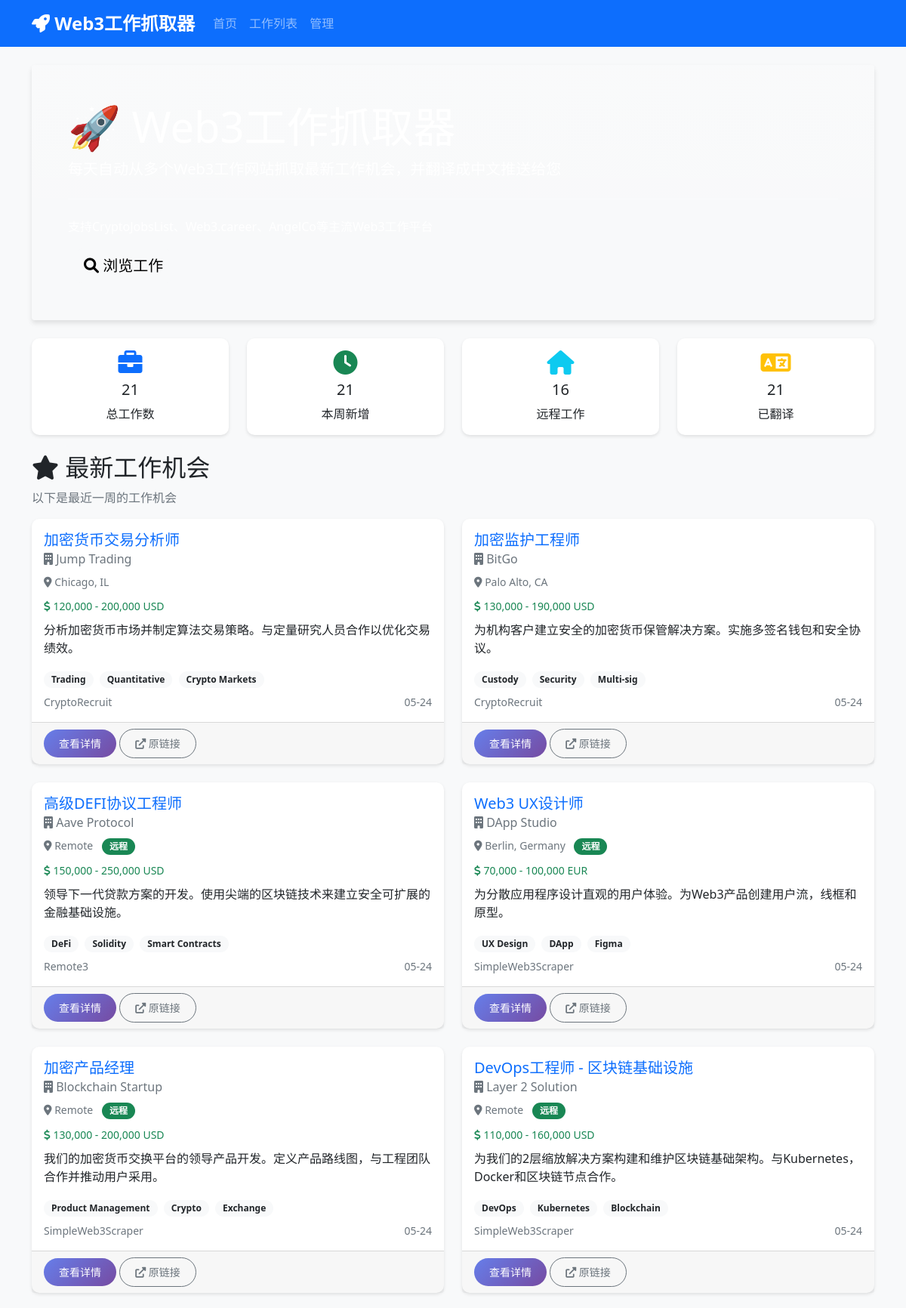
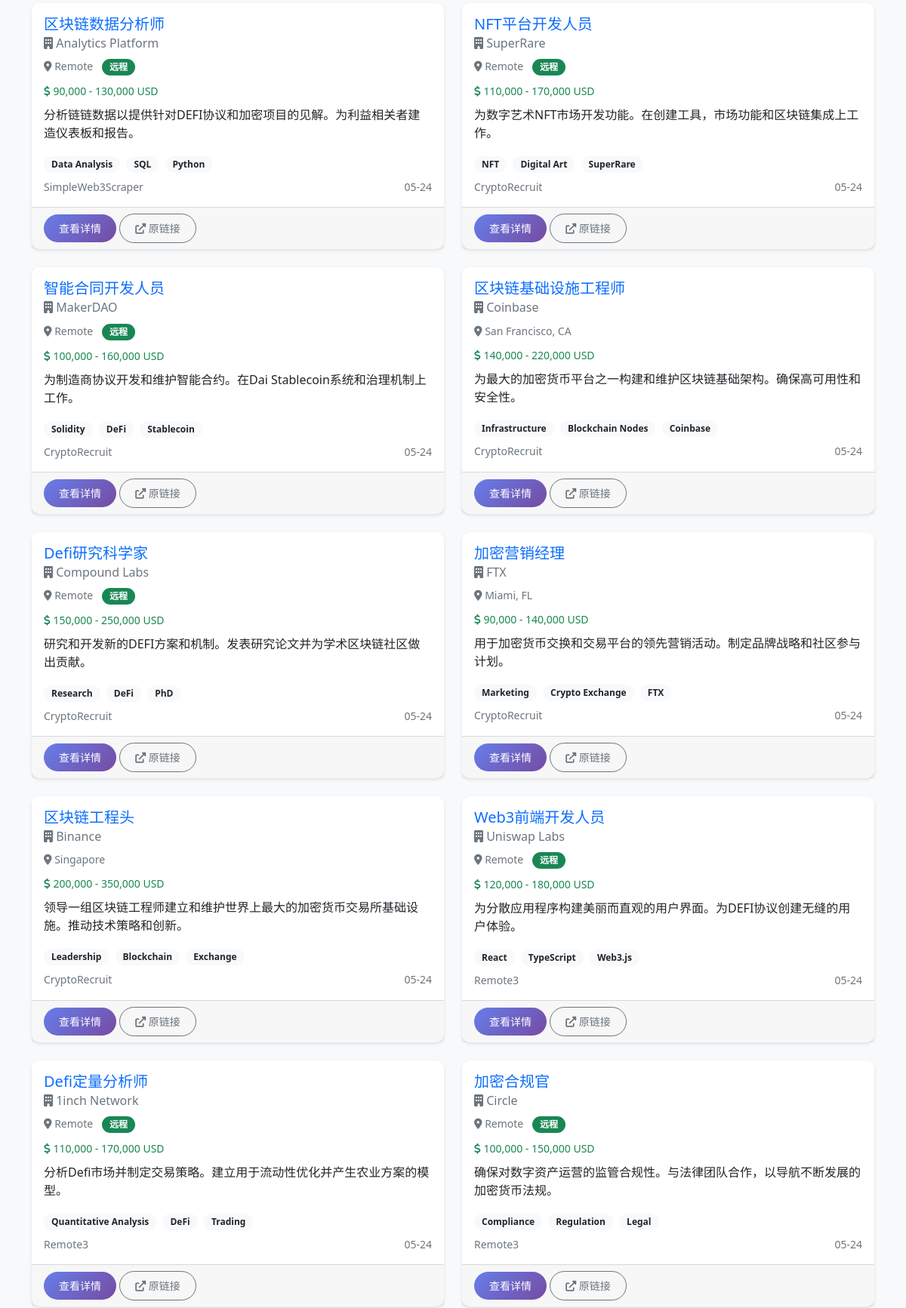
The page / (upper part) on the database its author committed (2 pictures, top to bottom).
### app/models/job.py (models this page shows, shortened)
class Job(Base):
    __tablename__ = "jobs"
    id = Column(Integer, primary_key=True, index=True)
    title = Column(String(255), nullable=False)
    title_zh = Column(String(255))  # 中文标题
    company = Column(String(255), nullable=False)
    location = Column(String(255))
    remote = Column(Boolean, default=False)
    salary_min = Column(Float)
    salary_max = Column(Float)
    currency = Column(String(10), default="USD")
    description = Column(Text)
    description_zh = Column(Text)  # 中文描述
    requirements = Column(Text)
    requirements_zh = Column(Text)  # 中文要求
    url = Column(String(500), unique=True, nullable=False)
    source_website = Column(String(100), nullable=False)
    job_type = Column(String(50))  # full-time, part-time, contract
    experience_level = Column(String(50))  # junior, mid, senior
    tags = Column(String(500))  # 技能标签，逗号分隔
    posted_date = Column(DateTime)
    scraped_date = Column(DateTime, default=func.now())
    is_active = Column(Boolean, default=True)
    is_translated = Column(Boolean, default=False)

### app/main.py (the view)
@app.get("/", response_class=HTMLResponse)
async def home(request: Request, db: Session = Depends(get_db)):
    job_service = JobService(db)
    recent_jobs = job_service.get_recent_jobs(days=7, limit=20)
    stats = job_service.get_job_statistics()
    return templates.TemplateResponse("index.html", {
        "request": request,
        "jobs": recent_jobs,
        "stats": stats
    })

### app/templates/index.html (shortened to what this page needs)
{% extends "base.html" %}
{% block content %}
<div class="row">
    <div class="col-12">
        <div class="jumbotron bg-gradient text-white p-5 rounded mb-4" style="background: linear-gradient(135deg, #667eea 0%, #764ba2 100%);">
            <h1 class="display-4">🚀 Web3工作抓取器</h1>
            <p class="lead">每天自动从多个Web3工作网站抓取最新工作机会，并翻译成中文推送给您</p>
            <hr class="my-4">
            <p>支持CryptoJobsList、Web3.career、AngelCo等主流Web3工作平台</p>
            <a class="btn btn-light btn-lg" href="/jobs" role="button">
                <i class="fas fa-search"></i> 浏览工作
            </a>
        </div>
    </div>
</div>
<div class="row mb-4">
    <div class="col-md-3">
        <div class="card text-center">
            <div class="card-body">
                <i class="fas fa-briefcase fa-2x text-primary mb-2"></i>
                <h5 class="card-title">{{ stats.total_jobs }}</h5>
                <p class="card-text">总工作数</p>
            </div>
        </div>
    </div>
    <div class="col-md-3">
        <div class="card text-center">
            <div class="card-body">
                <i class="fas fa-clock fa-2x text-success mb-2"></i>
                <h5 class="card-title">{{ stats.recent_jobs }}</h5>
                <p class="card-text">本周新增</p>
            </div>
        </div>
    </div>
    <div class="col-md-3">
        <div class="card text-center">
            <div class="card-body">
                <i class="fas fa-home fa-2x text-info mb-2"></i>
                <h5 class="card-title">{{ stats.remote_jobs }}</h5>
                <p class="card-text">远程工作</p>
            </div>
        </div>
    </div>
    <div class="col-md-3">
        <div class="card text-center">
            <div class="card-body">
                <i class="fas fa-language fa-2x text-warning mb-2"></i>
                <h5 class="card-title">{{ stats.translated_jobs }}</h5>
                <p class="card-text">已翻译</p>
            </div>
        </div>
    </div>
</div>
<div class="row">
    <div class="col-12">
        <h2><i class="fas fa-star"></i> 最新工作机会</h2>
        <p class="text-muted">以下是最近一周的工作机会</p>
        {% if jobs %}
        <div class="row">
            {% for job in jobs %}
            <div class="col-md-6 mb-4">
                <div class="card h-100">
                    <div class="card-body">
                        <h5 class="card-title">
                            <a href="/job/{{ job.id }}" class="text-decoration-none">
                                {{ job.title_zh if job.title_zh else job.title }}
                            </a>
                        </h5>
                        <h6 class="card-subtitle mb-2 text-muted">
                            <i class="fas fa-building"></i> {{ job.company }}
                        </h6>
                        <div class="mb-2">
                            <small class="text-muted">
                                <i class="fas fa-map-marker-alt"></i> {{ job.location }}
                                {% if job.remote %}
                                <span class="badge bg-success ms-2">远程</span>
                                {% endif %}
                            </small>
                        </div>
                        {% if job.salary_min or job.salary_max %}
                        <div class="mb-2">
                            <small class="text-success">
                                <i class="fas fa-dollar-sign"></i>
                                {% if job.salary_min and job.salary_max %}
                                {{ "{:,.0f}".format(job.salary_min) }} - {{ "{:,.0f}".format(job.salary_max) }} {{ job.currency }}
                                {% elif job.salary_min %}
                                {{ "{:,.0f}".format(job.salary_min) }}+ {{ job.currency }}
                                {% elif job.salary_max %}
                                最高 {{ "{:,.0f}".format(job.salary_max) }} {{ job.currency }}
                                {% endif %}
                            </small>
                        </div>
                        {% endif %}
                        {% if job.description_zh or job.description %}
                        <p class="card-text">
                            {{ (job.description_zh if job.description_zh else job.description)[:150] }}
                        </p>
                        {% endif %}
                        {% if job.tags %}
                        <div class="mb-2">
                            {% for tag in job.tags.split(',')[:3] %}
                            <span class="badge bg-light text-dark me-1">{{ tag.strip() }}</span>
                            {% endfor %}
                        </div>
                        {% endif %}
                        <div class="d-flex justify-content-between align-items-center">
                            <small class="text-muted">{{ job.source_website }}</small>
                            <small class="text-muted">{{ job.scraped_date.strftime('%m-%d') }}</small>
                        </div>
                    </div>
                    <div class="card-footer">
                        <a href="/job/{{ job.id }}" class="btn btn-primary btn-sm">查看详情</a>
                        <a href="{{ job.url }}" target="_blank" class="btn btn-outline-secondary btn-sm">
                            <i class="fas fa-external-link-alt"></i> 原链接
                        </a>
                    </div>
                </div>
            </div>
            {% endfor %}
        </div>
        {% else %}
        <div class="alert alert-info">
            <i class="fas fa-info-circle"></i> 暂无工作数据，请稍后再试或手动触发抓取。
        </div>
        {% endif %}
    </div>
</div>
{% endblock %}

### app/static/css/style.css (style rules this page uses)
:root { --primary-color: #667eea; --secondary-color: #764ba2; --success-color: #4CAF50; --info-color: #2196F3; --warning-color: #FF9800; --danger-color: #f44336; }
body { font-family: 'Segoe UI', Tahoma, Geneva, Verdana, sans-serif; background-color: #f8f9fa; }
.jumbotron { border-radius: 15px; box-shadow: 0 4px 6px rgba(0, 0, 0, 0.1); }
.card { border: none; border-radius: 10px; box-shadow: 0 2px 4px rgba(0, 0, 0, 0.1); transition: transform 0.2s ease-in-out, box-shadow 0.2s ease-in-out; }
.btn { border-radius: 25px; padding: 8px 20px; font-weight: 500; transition: all 0.3s ease; }
.btn-primary { background: linear-gradient(135deg, var(--primary-color), var(--secondary-color)); border: none; }
.badge { border-radius: 15px; padding: 5px 10px; font-size: 0.75rem; }
.card { animation: fadeIn 0.5s ease-out; }

### rows shown on the page
Job: title_zh "加密货币交易分析师", company "Jump Trading", location "Chicago, IL", salary_min "120,000", salary_max "200,000", currency "USD", description_zh "分析加密货币市场并制定算法交易策略。与定量研究人员合作以优化交易绩效。", strip "Trading" "Quantitative" "Crypto Markets", source_website "CryptoRecruit", scraped_date "05-24"
Job: title_zh "加密监护工程师", company "BitGo", location "Palo Alto, CA", salary_min "130,000", salary_max "190,000", currency "USD", description_zh "为机构客户建立安全的加密货币保管解决方案。实施多签名钱包和安全协议。", strip "Custody" "Security" "Multi-sig", source_website "CryptoRecruit", scraped_date "05-24"
Job: title_zh "高级DEFI协议工程师", company "Aave Protocol", location "Remote", remote "远程", salary_min "150,000", salary_max "250,000", currency "USD", description_zh "领导下一代贷款方案的开发。使用尖端的区块链技术来建立安全可扩展的金融基础设施。", strip "DeFi" "Solidity" "Smart Contracts", source_website "Remote3", scraped_date "05-24"
Job: title_zh "Web3 UX设计师", company "DApp Studio", location "Berlin, Germany", remote "远程", salary_min "70,000", salary_max "100,000", currency "EUR", description_zh "为分散应用程序设计直观的用户体验。为Web3产品创建用户流，线框和原型。", strip "UX Design" "DApp" "Figma", source_website "SimpleWeb3Scraper", scraped_date "05-24"
Job: title_zh "加密产品经理", company "Blockchain Startup", location "Remote", remote "远程", salary_min "130,000", salary_max "200,000", currency "USD", description_zh "我们的加密货币交换平台的领导产品开发。定义产品路线图，与工程团队合作并推动用户采用。", strip "Product Management" "Crypto" "Exchange", source_website "SimpleWeb3Scraper", scraped_date "05-24"
Job: title_zh "DevOps工程师 - 区块链基础设施", company "Layer 2 Solution", location "Remote", remote "远程", salary_min "110,000", salary_max "160,000", currency "USD", description_zh "为我们的2层缩放解决方案构建和维护区块链基础架构。与Kubernetes，Docker和区块链节点合作。", strip "DevOps" "Kubernetes" "Blockchain", source_website "SimpleWeb3Scraper", scraped_date "05-24"
Job: title_zh "区块链数据分析师", company "Analytics Platform", location "Remote", remote "远程", salary_min "90,000", salary_max "130,000", currency "USD", description_zh "分析链链数据以提供针对DEFI协议和加密项目的见解。为利益相关者建造仪表板和报告。", strip "Data Analysis" "SQL" "Python", source_website "SimpleWeb3Scraper", scraped_date "05-24"
Job: title_zh "NFT平台开发人员", company "SuperRare", location "Remote", remote "远程", salary_min "110,000", salary_max "170,000", currency "USD", description_zh "为数字艺术NFT市场开发功能。在创建工具，市场功能和区块链集成上工作。", strip "NFT" "Digital Art" "SuperRare", source_website "CryptoRecruit", scraped_date "05-24"
Job: title_zh "智能合同开发人员", company "MakerDAO", location "Remote", remote "远程", salary_min "100,000", salary_max "160,000", currency "USD", description_zh "为制造商协议开发和维护智能合约。在Dai Stablecoin系统和治理机制上工作。", strip "Solidity" "DeFi" "Stablecoin", source_website "CryptoRecruit", scraped_date "05-24"
Job: title_zh "区块链基础设施工程师", company "Coinbase", location "San Francisco, CA", salary_min "140,000", salary_max "220,000", currency "USD", description_zh "为最大的加密货币平台之一构建和维护区块链基础架构。确保高可用性和安全性。", strip "Infrastructure" "Blockchain Nodes" "Coinbase", source_website "CryptoRecruit", scraped_date "05-24"
Job: title_zh "Defi研究科学家", company "Compound Labs", location "Remote", remote "远程", salary_min "150,000", salary_max "250,000", currency "USD", description_zh "研究和开发新的DEFI方案和机制。发表研究论文并为学术区块链社区做出贡献。", strip "Research" "DeFi" "PhD", source_website "CryptoRecruit", scraped_date "05-24"
Job: title_zh "加密营销经理", company "FTX", location "Miami, FL", salary_min "90,000", salary_max "140,000", currency "USD", description_zh "用于加密货币交换和交易平台的领先营销活动。制定品牌战略和社区参与计划。", strip "Marketing" "Crypto Exchange" "FTX", source_website "CryptoRecruit", scraped_date "05-24"
Job: title_zh "区块链工程头", company "Binance", location "Singapore", salary_min "200,000", salary_max "350,000", currency "USD", description_zh "领导一组区块链工程师建立和维护世界上最大的加密货币交易所基础设施。推动技术策略和创新。", strip "Leadership" "Blockchain" "Exchange", source_website "CryptoRecruit", scraped_date "05-24"
Job: title_zh "Web3前端开发人员", company "Uniswap Labs", location "Remote", remote "远程", salary_min "120,000", salary_max "180,000", currency "USD", description_zh "为分散应用程序构建美丽而直观的用户界面。为DEFI协议创建无缝的用户体验。", strip "React" "TypeScript" "Web3.js", source_website "Remote3", scraped_date "05-24"
Job: title_zh "Defi定量分析师", company "1inch Network", location "Remote", remote "远程", salary_min "110,000", salary_max "170,000", currency "USD", description_zh "分析Defi市场并制定交易策略。建立用于流动性优化并产生农业方案的模型。", strip "Quantitative Analysis" "DeFi" "Trading", source_website "Remote3", scraped_date "05-24"
Job: title_zh "加密合规官", company "Circle", location "Remote", remote "远程", salary_min "100,000", salary_max "150,000", currency "USD", description_zh "确保对数字资产运营的监管合规性。与法律团队合作，以导航不断发展的加密货币法规。", strip "Compliance" "Regulation" "Legal", source_website "Remote3", scraped_date "05-24"

### other values the page prints
{{ stats.total_jobs }} "21"
{{ stats.recent_jobs }} "21"
{{ stats.remote_jobs }} "16"
{{ stats.translated_jobs }} "21"
